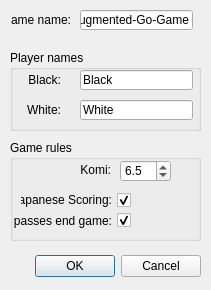
<?xml version="1.0" encoding="UTF-8"?>
<ui version="4.0">
 <class>Dialog</class>
 <widget class="QDialog" name="Dialog">
  <property name="geometry">
   <rect>
    <x>0</x>
    <y>0</y>
    <width>211</width>
    <height>290</height>
   </rect>
  </property>
  <property name="sizePolicy">
   <sizepolicy hsizetype="Fixed" vsizetype="Fixed">
    <horstretch>0</horstretch>
    <verstretch>0</verstretch>
   </sizepolicy>
  </property>
  <property name="windowTitle">
   <string>New Game</string>
  </property>
  <property name="sizeGripEnabled">
   <bool>false</bool>
  </property>
  <property name="modal">
   <bool>true</bool>
  </property>
  <widget class="QWidget" name="layoutWidget">
   <property name="geometry">
    <rect>
     <x>10</x>
     <y>250</y>
     <width>191</width>
     <height>33</height>
    </rect>
   </property>
   <layout class="QHBoxLayout" name="horizontal_layout">
    <property name="spacing">
     <number>6</number>
    </property>
    <property name="margin">
     <number>0</number>
    </property>
    <item>
     <spacer name="spacer">
      <property name="orientation">
       <enum>Qt::Horizontal</enum>
      </property>
      <property name="sizeHint" stdset="0">
       <size>
        <width>131</width>
        <height>31</height>
       </size>
      </property>
     </spacer>
    </item>
    <item>
     <widget class="QPushButton" name="okButton">
      <property name="text">
       <string>OK</string>
      </property>
     </widget>
    </item>
    <item>
     <widget class="QPushButton" name="cancelButton">
      <property name="text">
       <string>Cancel</string>
      </property>
     </widget>
    </item>
   </layout>
  </widget>
  <widget class="QLabel" name="gamename_label">
   <property name="geometry">
    <rect>
     <x>10</x>
     <y>10</y>
     <width>61</width>
     <height>20</height>
    </rect>
   </property>
   <property name="text">
    <string>Game name:</string>
   </property>
   <property name="alignment">
    <set>Qt::AlignRight|Qt::AlignTrailing|Qt::AlignVCenter</set>
   </property>
  </widget>
  <widget class="QGroupBox" name="Player_Names">
   <property name="geometry">
    <rect>
     <x>10</x>
     <y>50</y>
     <width>191</width>
     <height>81</height>
    </rect>
   </property>
   <property name="title">
    <string>Player names</string>
   </property>
   <widget class="QLabel" name="blackplayer_label">
    <property name="geometry">
     <rect>
      <x>10</x>
      <y>20</y>
      <width>41</width>
      <height>20</height>
     </rect>
    </property>
    <property name="text">
     <string>Black:</string>
    </property>
    <property name="alignment">
     <set>Qt::AlignRight|Qt::AlignTrailing|Qt::AlignVCenter</set>
    </property>
   </widget>
   <widget class="QLabel" name="whiteplayer_label">
    <property name="geometry">
     <rect>
      <x>10</x>
      <y>50</y>
      <width>41</width>
      <height>20</height>
     </rect>
    </property>
    <property name="text">
     <string>White:</string>
    </property>
    <property name="alignment">
     <set>Qt::AlignRight|Qt::AlignTrailing|Qt::AlignVCenter</set>
    </property>
   </widget>
   <widget class="QLineEdit" name="blackplayername_lineEdit">
    <property name="geometry">
     <rect>
      <x>70</x>
      <y>20</y>
      <width>113</width>
      <height>20</height>
     </rect>
    </property>
    <property name="text">
     <string>Black</string>
    </property>
   </widget>
   <widget class="QLineEdit" name="whiteplayername_lineEdit">
    <property name="geometry">
     <rect>
      <x>70</x>
      <y>50</y>
      <width>113</width>
      <height>20</height>
     </rect>
    </property>
    <property name="text">
     <string>White</string>
    </property>
   </widget>
  </widget>
  <widget class="QGroupBox" name="Game_Rules">
   <property name="geometry">
    <rect>
     <x>10</x>
     <y>140</y>
     <width>191</width>
     <height>101</height>
    </rect>
   </property>
   <property name="title">
    <string>Game rules</string>
   </property>
   <widget class="QLabel" name="komi_label">
    <property name="geometry">
     <rect>
      <x>50</x>
      <y>20</y>
      <width>51</width>
      <height>20</height>
     </rect>
    </property>
    <property name="text">
     <string>Komi:</string>
    </property>
    <property name="alignment">
     <set>Qt::AlignRight|Qt::AlignTrailing|Qt::AlignVCenter</set>
    </property>
   </widget>
   <widget class="QDoubleSpinBox" name="komi_spinbox">
    <property name="geometry">
     <rect>
      <x>110</x>
      <y>20</y>
      <width>51</width>
      <height>22</height>
     </rect>
    </property>
    <property name="decimals">
     <number>1</number>
    </property>
    <property name="value">
     <double>6.500000000000000</double>
    </property>
   </widget>
   <widget class="QCheckBox" name="japanese_scoring">
    <property name="geometry">
     <rect>
      <x>10</x>
      <y>50</y>
      <width>111</width>
      <height>20</height>
     </rect>
    </property>
    <property name="layoutDirection">
     <enum>Qt::RightToLeft</enum>
    </property>
    <property name="text">
     <string>Japanese Scoring:</string>
    </property>
    <property name="checked">
     <bool>true</bool>
    </property>
    <property name="tristate">
     <bool>false</bool>
    </property>
   </widget>
   <widget class="QCheckBox" name="two_passes_end_game">
    <property name="geometry">
     <rect>
      <x>0</x>
      <y>70</y>
      <width>121</width>
      <height>21</height>
     </rect>
    </property>
    <property name="layoutDirection">
     <enum>Qt::RightToLeft</enum>
    </property>
    <property name="text">
     <string>2 passes end game:</string>
    </property>
    <property name="checked">
     <bool>true</bool>
    </property>
   </widget>
  </widget>
  <widget class="QLineEdit" name="gamename_lineEdit">
   <property name="geometry">
    <rect>
     <x>80</x>
     <y>10</y>
     <width>113</width>
     <height>20</height>
    </rect>
   </property>
   <property name="text">
    <string>Augmented-Go-Game</string>
   </property>
   <property name="maxLength">
    <number>20</number>
   </property>
   <property name="cursorPosition">
    <number>17</number>
   </property>
   <property name="placeholderText">
    <string>Augmented-Go-Game</string>
   </property>
  </widget>
 </widget>
 <resources/>
 <connections>
  <connection>
   <sender>okButton</sender>
   <signal>clicked()</signal>
   <receiver>Dialog</receiver>
   <slot>accept()</slot>
   <hints>
    <hint type="sourcelabel">
     <x>278</x>
     <y>253</y>
    </hint>
    <hint type="destinationlabel">
     <x>96</x>
     <y>254</y>
    </hint>
   </hints>
  </connection>
  <connection>
   <sender>cancelButton</sender>
   <signal>clicked()</signal>
   <receiver>Dialog</receiver>
   <slot>reject()</slot>
   <hints>
    <hint type="sourcelabel">
     <x>369</x>
     <y>253</y>
    </hint>
    <hint type="destinationlabel">
     <x>179</x>
     <y>282</y>
    </hint>
   </hints>
  </connection>
 </connections>
</ui>
